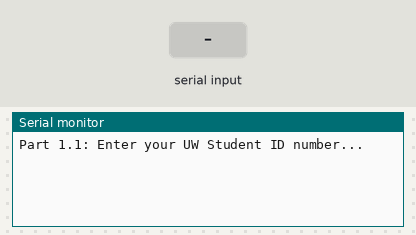
Recording of a sketch running on a simulated Arduino Uno, built with avr-gcc and run on an emulated ATmega328P. Parts: the last lines printed to the serial monitor. Inputs (shaded band) come from the test bench.

Above: at 0.9 s.
1.0 s: "90,45\n" received over Serial
At 1.8 s:
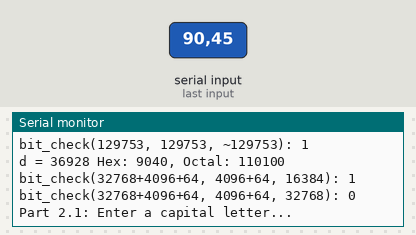
At 2.6 s:
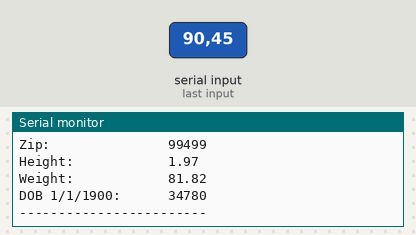
Timing chart, 0 to 4.1 s (numbered marks = the images above; inputs shaded):
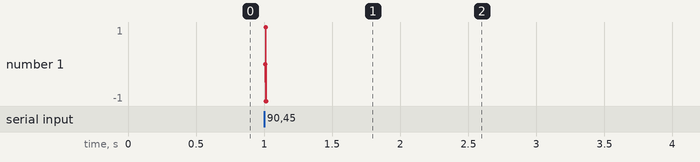

The sketch:

c_prog2_arduino.ino
```cpp
#include <stdio.h>
//  also get math function
#include <math.h>
#include <string.h>    // for strlen (ONLY)
#include <stdlib.h>    // for random()

#include "c_prog2.h"

/*************************************************************************
* main() runS all demos and tests of the parts of assignment 2.
*
* Use these to test your code.
* DO NOT MODIFY THIS FILE
* See sample_output.txt to see the expected output of the tests.
*************************************************************************/

char buf[80];

void setup() {
    long sid;   // student ID #
    Serial.begin(115200);

    // Part 1.1
    Serial.println( "Part 1.1: Enter your UW Student ID number...");
    while(Serial.available() == 0){
    }

    // Read user input
    sid = (long) trunc(Serial.parseFloat());
    Serial.print(" You entered "); Serial.println(sid);

    long msid =  mangle(sid);
    Serial.print(" Your mangled SID is "); Serial.println(msid);
    Serial.println();

    // Part 1.2
    Serial.println("Part 1.2: Check the bit_check() function\n");
    int onm1 = 3;
    int ofm1 = 4;
    int onm2 = 4;
    int ofm2 = 1; // same as example above
    unsigned int d = 0x14; // (1100)

    // The examples
    sprintf(buf, "d = %u Hex: %x, Octal: %o\n", d,d,d);
    Serial.print(buf);

    sprintf(buf, "bit_check(%d,%d,%d): %d\n", d, onm1, ofm1, bit_check(d,onm1,ofm1)); //Example 1
    Serial.print(buf);

    sprintf(buf, "bit_check(%d,%d,%d): %d\n", d, onm1, ofm2, bit_check(d,onm1,ofm2)); //Example 2
    Serial.print(buf);

    sprintf(buf, "bit_check(%d,%d,%d): %d\n", d, onm2, ofm2, bit_check(d,onm2,ofm2)); //Example 3
    Serial.print(buf);

    sprintf(buf, "bit_check(%d,%d,%d): %d\n", d, ofm1, ofm1, bit_check(d,ofm1,ofm1)); //Example 4
    Serial.print(buf);

    sprintf(buf, "bit_check(129753, 129753, ~129753): %d\n", bit_check(129753, 129753,
        ~129753)); // 1
    Serial.print(buf);

    d = 32768+4096+64;
    sprintf(buf, "d = %u Hex: %x, Octal: %o\n", d,d,d);
    Serial.print(buf);

    sprintf(buf, "bit_check(32768+4096+64, 4096+64, 16384): %d\n",
        bit_check(32768+4096+64, 4096+64, 16384)); // 1
    Serial.print(buf);

    sprintf(buf, "bit_check(32768+4096+64, 4096+64, 32768): %d\n",
        bit_check(32768+4096+64, 4096+64, 32768)); // 0
    Serial.println(buf);

    // Part 2.1
    char ctest;
    Serial.println("Part 2.1: Enter a capital letter...");
    while(Serial.available() == 0){
    }

    // Read the input as a string and extract the first character
    String input = Serial.readString();
    ctest = input[0];

    char * ptest = pmatch(ctest);
    if (ptest != NULL){
        sprintf(buf, "You entered: %1c\n", *ptest);
        Serial.print(buf);
        int nl = nlet(ptest);
        if (nl != -1){
            sprintf(buf, "Part 2.2: The next letter after %1c is %c\n", *ptest,
                nlet(ptest));
            Serial.print(buf);
        }
    }
    else {
        Serial.println(" You did NOT enter a capital letter!\n");
    }
    ctest = 'Z';
    ptest = &ctest;
    sprintf (buf, "Part 2.2: The next letter after %1c is %d\n\n", *ptest,
        nlet(ptest));
    Serial.print(buf);

    sprintf (buf, "Part 2.3: M and Q are %d positions apart\n", ldif('M', 'Q'));
    Serial.print(buf);

    sprintf (buf, "Part 2.3: x and Q are %d positions apart\n\n", ldif('x', 'Q'));
    Serial.print(buf);

    // Part 3   Structs
    // Example of declaring and initializing values in a struct
    Person testp = {
        .FirstName={0},
        .LastName={0},
        .StreetAddr={0},
        .ZipCode={0},
        .Height=0.0,
        .Weight=0.0,
        .DBirth=0
    };

    int persize = personSize(testp);
    sprintf(buf, "Part 3.2:  Size of a Person is %d\n",persize);
    Serial.print(buf);

    // Check if person has been defined and add some data
    // The instructions and test cases are slightly ambiguous about whether a
    // "20 character string" includes the null terminator, so at least make
    // sure we can store 19 characters for FirstName, etc.
    Serial.print("Store some data about our person...\n");
    if(sizeof(testp.FirstName) > 19){
        strcpy(testp.FirstName, "Blake");
    } else{
        Serial.println("Person not defined correctly\n");
    }

    if(sizeof(testp.LastName) > 29){
        strcpy(testp.LastName, "Hannaford");
    } else{
       Serial.println("Person not defined correctly\n");
    }

    if(sizeof(testp.StreetAddr) > 78){
        strcpy(testp.StreetAddr, "124 N. Anystreet / Busytown, WA");
    } else{
        Serial.println("Person not defined correctly\n");
    }

    if(sizeof(testp.ZipCode) == 6){
        strcpy(testp.ZipCode, "99499");
    } else{
        Serial.println("Person not defined correctly\n");
    }

    testp.Height = 1.97;       // Height in m
    testp.Weight = 180.0/2.2;  // 180 lbs in kg
    // born 24-Mar-1995 (see  https://www.timeanddate.com/date/duration.html)
    testp.DBirth = 34780;

    // Check size again after adding data
    persize = personSize(testp);
    sprintf(buf, "Part 3.2:  Size of a Person is STILL %d\n",persize);
    Serial.print(buf);
    Serial.print("Part 3.3:  Our test person is:\n");
    Serial.print(per_print(&testp, personbuf));
    // Now we move to a place w/ really long address!
    if(sizeof(testp.StreetAddr) > 78){
        Serial.println("\nUpdate address to: \n 12903010542039840 NW Antidisetablishmentarianism Street, Apt.5/AnyTown, U.S.A.");
        strcpy(testp.StreetAddr,"12903010542039840 NW Antidisetablishmentarianism Street, Apt.5/AnyTown, U.S.A.");
        Serial.print("\nAddress stored in memory: \n ");
        Serial.println(testp.StreetAddr);
        Serial.print("\nThe new Address is 79 characters!\n");
        Serial.print("Output will be truncated to 60 characters for printing.\n\n");
    } else{
        Serial.print("Person not defined correctly\n");
    }
    Serial.print(per_print(&testp, personbuf));
}

void loop() {
  // put your main code here, to run repeatedly:

}
```

c_prog2.c
```cpp
/*
 *
 *      ECE 474 HW 3
 *
 *
 *      Student Name:
 *      Student ID:
 *
 *      WRITE YOUR CODE IN THIS FILE
 *
 */

/*  Objectives: Gain experience and proficiency with C programming.


Format of assignment:
  1)  enter your name and ID# into the space above
  2)  Read through the comments below and edit code into this file and
      c_prog2.h to solve the problems.
  3)  Test your code by running c_prog2_arduino.ino and comparing the output
      to the posted solution in sample_output.txt

#define constants are NOT required for this assignment but MAY be used.

*/
#include "c_prog2.h"

/*******************************************************************************
   Part 1:  Bitwise operations
*******************************************************************************/
/*
 * Some terminology: SETTING a bit means that if K-th bit is 0, then set it to 1
 * and if it is 1 then leave it unchanged (in other words, a bit is SET if it is
 * 1)
 *
 * CLEARING a bit means that if K-th bit is 1, then clear it to 0 and if it is 0
 * then leave it unchanged (a bit is CLEAR if it is 0)
 *
 * COMPLEMENTING or TOGGLING a bit means that if K-th bit is 1, then change it
 * to 0 and if it is 0 then change it to 1.
*/


/* Part 1.1 Write the function long mangle(long SID) which will take your sudent
 * ID and alter it in ways that depend on the binary representation of it as an
 * integer.
 *
 * Specifications:
 *     1) right shift the ID by 2 positions
 *     2) clear bit 6 (counting from the LSB=0)
 *     3) complement bit 3 (If bit 3 is one, make it 0, If bit 3 is 0, make it
 *        1)
 *
 *   OUTPUT EXAMPLE:
 *   Part 2.1: Enter your UW Student ID number:
 *    You entered 51218
 *    Your mangled SID is 12812
 */

long mangle(long SID){

    SID = SID >> 2;

    SID = SID & ~(1 << 6);

    SID = SID ^ (1<<3);
    // YOUR CODE HERE
    return SID;
}

/* Part 1.2  More bit manipulation. The function bit_check(int data, int bits_on,
 * int bits_off), will check an int to see if a specific mask of  bits is set
 * AND that another bit mask is clear.  Returns 1 if matches and 0 if not.
 * Return -1 for the degenerate case of testing for BOTH off and on for any bit
 *
 * Pseudocode examples of some masks and what they are checking  (Using 4-bit
 * #'s for clarity)
 *
 * bits_on = binary(0011) - this mask means that we are checking if the last
 *                          two LSBs (e.g. 00XX, the X bits) of the data are
 *                          SET (1). bits_off= binary(0100) - this mask means
 *                          that we are checking if the third LSB (e.g. 0X00,
 *                          the X bit) of the data is CLEAR (0).
 *
 * Example of returning -1: bits_on = binary(0110) bits_off= binary(0011) here
 * the second LSB (00X0, the X bit) has to be both SET and CLEAR to pass
 * according to the masks, which is impossible - in this case we return a -1
 * for invalid mask combinations.
 *
 * Again in pseudocode, some examples of actual checks/values that the test
 * code would do: (Using 4-bit #'s for clarity)
 *
 *  int d = binary(1100)  // pseudocode
 *  int onmask1 =  binary(0011)
 *  int offmask1 = binary(0100)
 *  int onmask2 =  binary(0100)
 *  int offmask2 = binary(0001)
 *
 *  bit_check(d, onmask1, offmask1) --> 0
 *  bit_check(d, onmask1, offmask2) --> -1 // contradictory
 *  bit_check(d, onmask2, offmask2) --> 1
 *  bit_check(d, offmask1, offmask1) --> -1 // contradictory
 */

int  bit_check(int data, int bits_on, int bits_off){

    if((bits_on & bits_off) != 0){
        return -1;
    }

    if((data & bits_on) != bits_on){
        return 0;
    }

    if((data & bits_off) != 0){
        return 0;
    }

    // YOUR CODE HERE
    return 1;
}

/*******************************************************************************
   Part 2:  Pointer declaration and usage
*******************************************************************************/
char a_array[] = {'A','B','C','D','E','F','G','H','I','J','K','L','M','N','O',
    'P','Q','R','S','T','U','V','W','X','Y','Z'};

/* Part 2.1: Write the function char* pmatch(char c)
 * This function will return a pointer to the element in a pre-defined
 * array which matches it's character arg. (accepts capital letters only).
 * If the character cannot be found, return the NULL pointer.
 *
 * Example: pmatch('A') should return a pointer to 'A' in a_array
 * Dereferencing that pointer should then print 'A'
 */

char* pmatch(char c){
    for (int i = 0; i < 26; i++){
        if (a_array[i] == c){
            return &a_array[i];
        }
    }
    // YOUR CODE HERE
    return NULL;
}

/* Part 2.2: Write the function char nlet(char* ptr) where ptr is a pointer
 * returned by pmatch. This function will return the next letter of the alphabet
 * (Not a pointer to the next letter of the alphabet) unless the pointer points
 * to 'Z'. In that case it will return -1. If the argument does not point to a
 * capital letter A-Y, return -1.
 */

char nlet(char *ptr){
    if ( *ptr < 'A' || *ptr > 'Z'){
        return -1;
    }

    if (*ptr == 'Z'){
        return -1;
    }
    // YOUR CODE HERE
    return *ptr + 1;
}

/* Part 2.3: Write the function int ldif(char c1, char c2) to find the alphabet
 * distance between two letters using pointers.
 * Example:
 *     Ldif('A','E') -> 4
 *
 * If either character is not a capital letter, return a negative number < -26
 */

int ldif(char c1, char c2){
    // YOUR CODE HERE
    if (c1 < 'A' || c1 > 'Z' || c2 < 'A' || c2 > 'Z') {
        return -27;
    }

    char *ptr_c1 = &c1;
    char *ptr_c2 = &c2;

    int diff = *ptr_c2 - *ptr_c1;

    return diff;


}


/*******************************************************************************
   Part 3: Working with structs
*******************************************************************************/

/* Part 3.1: Define a struct in "c_prog2.h" to represent a custom datatype
 * Person. Modify the existing declaration "typedef struct Person {..." to
 * contain the following:
 *     1) a max 20 char string: FirstName
 *     2) a max 30 char string: LastName
 *     3) a max 80 char string: StreetAddr
 *     4) a max 6 char string: ZipCode
 *        (a zip code is 5 characters, think why might we want a max of 6?)
 *     5) double: Height      // height in meters
 *     6) float: Weight       // weight in kg
 *     7) long int: DBirth    // birthday (days since 1-Jan-1900)
 *
 * NOTE: The existing declaration shows the general syntax of creating a
 * struct but is just a placeholder with the correct fields so the code
 * will compile and the tests will run.
 */

/* Part 3.2: Write a function personSize that returns the number of bytes
 * required to store the person struct in memory. What do you think the number
 * will be?
 *
 * HINT: You can use built in library functions for this.
 *
 * NOTE: This should be the same for everyone on the Arduino Mega, but
 * if you compile for a different chip the size may vary. Look up
 * 'structure padding in C' to see why. For example, the computer processes
 * data in the minimum of 4 or 8 bytes for 32/64 bit processors.
 */
int personSize(Person p){
    // YOUR CODE HERE
    return sizeof(p);
}
/* Part 3.3: Write a function: per_print(person * p)  which prints out a
 * formatted person. If the person's address is longer than 60 characters,
 * truncate it to 60 characters but do not erase memory of the last 20
 * characters if present.
 *
 * HINT: You can use functions from the standard string libraries. For example,
 * the sprintf function can help create formatted strings with a mix of words
 * and numbers (see the testing code in c_prog2_arduino.ino for examples). The
 * function strcat can also be useful for concatenating strings together.
 *
 * Also some microcontrollers do not have hardware support for floating point
 * operations. You'll notice that Arduino does not support certain standard c
 * functions like the ability to use %f to print floating point numbers with
 * sprintf. Define the helper function floats_to_ints(float f, int* output) that
 * takes in a floating point number and converts it to 2 integers in the int
 * array output. You may find built in math functions such as round helpful.
 *
 * OUTPUT EXAMPLE:
 *  --- person report: ----
 *  First Name:       Blake
 *  Last Name:        Hannaford
 *  Address:          124 N. Anystreet / Busytown, WA
 *  Zip:              99499
 *  Height:           1.97
 *  Weight:           81.81
 *  DOB 1/1/1900:     34780
 *  -----------------------
 */
void float_to_ints(float f, int* output){
  // YOUR CODE HERE
    output[0] = (int)f;
    output[1] = (int)(round((f- output[0])*100));
}

char* per_print(Person *p, char* personbuf){
    //https://stackoverflow.com/questions/2674312/how-to-append-strings-using-sprintf

    sprintf(personbuf, "--- person report: ----\n");

    sprintf(personbuf+strlen(personbuf), "First Name:        %s\n", p->FirstName);
    sprintf(personbuf+strlen(personbuf), "Last Name:         %s\n", p->LastName);

    int length = 60;
    //https://stackoverflow.com/questions/4841219/print-part-of-a-string-in-c
    if(strlen(p->StreetAddr) > 60){
      sprintf(personbuf+strlen(personbuf), "Address:           %.60s\n", p->StreetAddr);
    }
    else{
      sprintf(personbuf+strlen(personbuf), "Address:           %s\n", p->StreetAddr);
    }
    sprintf(personbuf+strlen(personbuf), "Zip:               %s\n", p->ZipCode);
    int height_int[2];
    int weight_int[2];
    float_to_ints(p->Height, height_int);
    float_to_ints(p->Weight, weight_int);

    sprintf(personbuf+strlen(personbuf),"Height:            %d.%02d\n",height_int[0], height_int[1]);
    sprintf(personbuf+strlen(personbuf),"Weight:            %d.%02d\n", weight_int[0], weight_int[1]);


    sprintf(personbuf+strlen(personbuf),"DOB 1/1/1900:      %ld\n", p->DBirth);
    sprintf(personbuf+strlen(personbuf), "------------------------");

    return personbuf;
}
```

c_prog2.h
```cpp
#ifdef __cplusplus
 extern "C" {
#endif
#ifndef C_PROG2_H_INCLUDED
#define C_PROG2_H_INCLUDED

/*
 *      ECE 474 HW 3
 *
 *
 *      Student Name:
 *      Student ID:
 *
 *      WRITE ANY NEW FUNCTION PROTOTYPES IN THIS FILE
 *
 *      Note: You will need to modify the definition of Person as well.
 *
 */
#include <stdio.h>
#include <stdint.h>

/*************************************************************************
   Part 2.1:  Bitwise operations
*************************************************************************/
long mangle(long);

int  bit_check(int, int, int);

/*************************************************************************
   Part 2.2:  Basic Pointer declaration and usage
*************************************************************************/
char * pmatch(char);

/*************************************************************************
   Part 2.3:  Pointer Arithmetic
*************************************************************************/
char nlet(char*);

int ldif(char, char);

/*************************************************************************
   Part 2.4   struct and sizeof
*************************************************************************/
// Modify this struct definition according to the instructions
// HINT: How long do each of these fields need to be?
typedef struct Person {
    char FirstName[20];
    char LastName[30];
    char StreetAddr[80];
    char ZipCode[6];
    double Height;
    float Weight;
    long int DBirth;
} Person ;

int personSize(Person);

void float_to_ints(float, int*);

// Modify this definition
// NOTE: This is used to store the output string of per_print.
// How long does this need to be?
char personbuf[500];

char* per_print(Person*, char*);

#endif // C_PROG2_H_INCLUDED
#ifdef __cplusplus
}
#endif
```

Measured:
- after the input at 1.0 s, the serial monitor: prints a new line at once (image 1)
